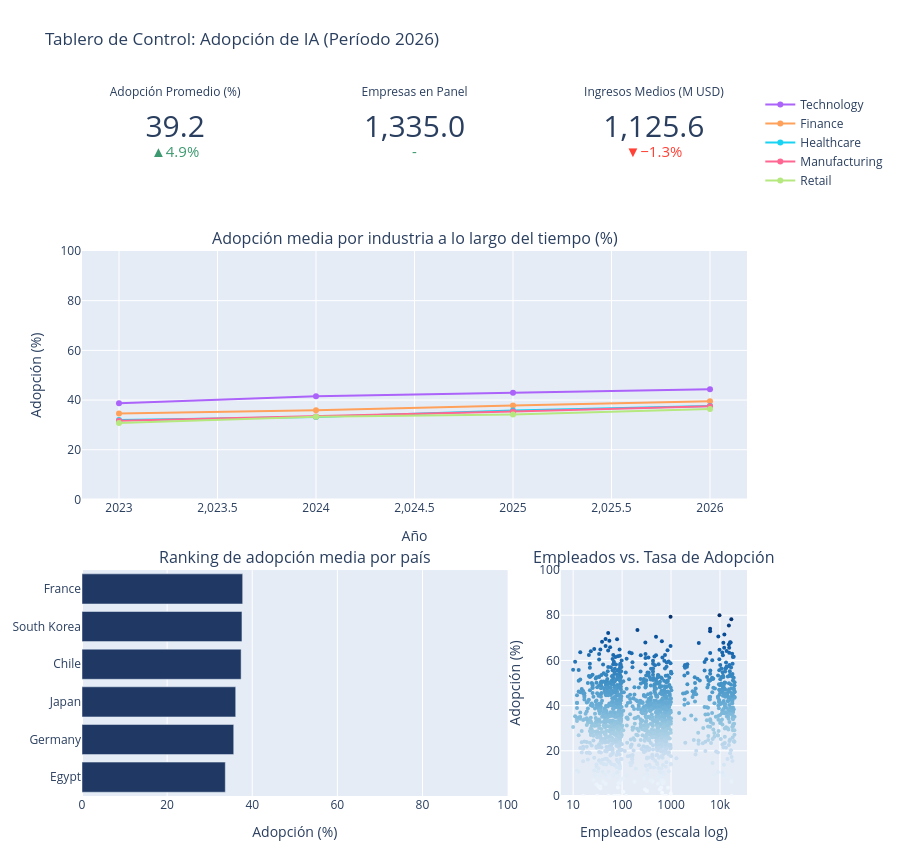

Notebook code for this chart:
### Markdown cell above
## 2. Tablero integrado en una pantalla

Estructura de tres niveles sin desplazamiento vertical:
1. **Fila 1 (Tarjetas):** adopción media, total de empresas e ingresos medios del último año junto con su variación interanual.
2. **Fila 2 (Tendencia):** evolución temporal por industria con ejes compartidos.
3. **Fila 3 (Cortes):** ranking por país con eje desde cero a la izquierda, y dispersión respecto al total de empleados a la derecha.

### Code cell
ultimo_anio = int(df_tablero['survey_year'].max())
actual = df_tablero[df_tablero['survey_year'] == ultimo_anio]
anterior = df_tablero[df_tablero['survey_year'] == ultimo_anio - 1]

# Asegurar que 'country' sea string para evitar problemas de categorías vacías
df_tablero['country'] = df_tablero['country'].astype(str)

kpis = {
    'Adopción Promedio (%)': (actual['ai_adoption_rate'].mean(), anterior['ai_adoption_rate'].mean()),
    'Empresas en Panel': (actual['company_id'].nunique(), anterior['company_id'].nunique()),
    'Ingresos Medios (M USD)': (actual['annual_revenue_usd_millions'].mean(), anterior['annual_revenue_usd_millions'].mean())
}

# Ranking por país
ranking_pais = (
    df_tablero.groupby('country')['ai_adoption_rate']
    .mean()
    .loc[paises_principales]
    .sort_values()
)

# Muestra para dispersión (evita sobrecarga del navegador)
muestra_disp = df_tablero.sample(n=min(1500, len(df_tablero)), random_state=1)

tablero = make_subplots(
    rows=3, cols=3,
    specs=[
        [{'type': 'indicator'}, {'type': 'indicator'}, {'type': 'indicator'}],
        [{'type': 'xy', 'colspan': 3}, None, None],
        [{'type': 'xy', 'colspan': 2}, None, {'type': 'xy'}]
    ],
    row_heights=[0.16, 0.44, 0.40],
    vertical_spacing=0.10,
    horizontal_spacing=0.08,
    subplot_titles=[
        '', '', '',
        'Adopción media por industria a lo largo del tiempo (%)',
        'Ranking de adopción media por país',
        'Empleados vs. Tasa de Adopción'
    ]
)

# 1. Fila de KPIs
for i, (nombre, (val_act, val_ant)) in enumerate(kpis.items(), start=1):
    tablero.add_trace(go.Indicator(
        mode='number+delta',
        value=val_act,
        title={'text': nombre, 'font': {'size': 12}},
        number={'valueformat': ',.1f', 'font': {'size': 30}},
        delta={'reference': val_ant, 'relative': True, 'valueformat': '.1%'}
    ), row=1, col=i)

# 2. Fila de evolución
for ind in industrias_principales:
    datos_ind = evolucion[evolucion['industry'] == ind]
    tablero.add_trace(go.Scatter(
        x=datos_ind['survey_year'],
        y=datos_ind['adopcion_media'],
        name=ind,
        mode='lines+markers',
        legendgroup='industria'
    ), row=2, col=1)

# 3. Fila inferior: Ranking horizontal por país
tablero.add_trace(go.Bar(
    x=ranking_pais.values,
    y=ranking_pais.index.tolist(),
    orientation='h',
    marker_color='#1F3864',
    showlegend=False
), row=3, col=1)

# 4. Fila inferior: Dispersión escala vs adopción
tablero.add_trace(go.Scatter(
    x=muestra_disp['num_employees'],
    y=muestra_disp['ai_adoption_rate'],
    mode='markers',
    marker=dict(size=4, color=muestra_disp['ai_adoption_rate'], colorscale='Blues'),
    showlegend=False,
    hovertemplate='Empleados: %{x:,}<br>Adopción: %{y:.1f}%<extra></extra>'
), row=3, col=3)

# Ajustes de ejes
tablero.update_xaxes(title_text='Año', row=2, col=1)
tablero.update_yaxes(title_text='Adopción (%)', range=[0, 100], row=2, col=1)
tablero.update_xaxes(title_text='Adopción (%)', range=[0, 100], row=3, col=1)
tablero.update_xaxes(title_text='Empleados (escala log)', type='log', row=3, col=3)
tablero.update_yaxes(title_text='Adopción (%)', range=[0, 100], row=3, col=3)

tablero.update_layout(
    height=850,
    title_text=f'Tablero de Control: Adopción de IA (Período {ultimo_anio})',
    margin=dict(t=90, b=40, l=60, r=60)
)
tablero.show()

### Figure 1 — Plotly figure (JSON) as saved in the notebook; plotly's stock layout.template omitted (floating-point values rounded to 4 significant figures; data arrays with more than 128 entries replaced by an {"elided": "..."} marker saying what was removed)
{"data": [{"delta": {"reference": 37.33, "relative": true, "valueformat": ".1%"}, "domain": {"x": [0, 0.28], "y": [0.872, 1]}, "mode": "number+delta", "number": {"font": {"size": 30}, "valueformat": ",.1f"}, "title": {"font": {"size": 12}, "text": "Adopción Promedio (%)"}, "type": "indicator", "value": 39.16}, {"delta": {"reference": 1335, "relative": true, "valueformat": ".1%"}, "domain": {"x": [0.36, 0.64], "y": [0.872, 1]}, "mode": "number+delta", "number": {"font": {"size": 30}, "valueformat": ",.1f"}, "title": {"font": {"size": 12}, "text": "Empresas en Panel"}, "type": "indicator", "value": 1335}, {"delta": {"reference": 1141.0, "relative": true, "valueformat": ".1%"}, "domain": {"x": [0.72, 1], "y": [0.872, 1]}, "mode": "number+delta", "number": {"font": {"size": 30}, "valueformat": ",.1f"}, "title": {"font": {"size": 12}, "text": "Ingresos Medios (M USD)"}, "type": "indicator", "value": 1126.0}, {"legendgroup": "industria", "mode": "lines+markers", "name": "Technology", "type": "scatter", "x": [2023, 2024, 2025, 2026], "xaxis": "x", "y": [38.71, 41.55, 42.95, 44.31], "yaxis": "y"}, {"legendgroup": "industria", "mode": "lines+markers", "name": "Finance", "type": "scatter", "x": [2023, 2024, 2025, 2026], "xaxis": "x", "y": [34.64, 35.93, 37.83, 39.56], "yaxis": "y"}, {"legendgroup": "industria", "mode": "lines+markers", "name": "Healthcare", "type": "scatter", "x": [2023, 2024, 2025, 2026], "xaxis": "x", "y": [31.99, 33.17, 35.83, 37.6], "yaxis": "y"}, {"legendgroup": "industria", "mode": "lines+markers", "name": "Manufacturing", "type": "scatter", "x": [2023, 2024, 2025, 2026], "xaxis": "x", "y": [31.68, 33.44, 35.37, 37.55], "yaxis": "y"}, {"legendgroup": "industria", "mode": "lines+markers", "name": "Retail", "type": "scatter", "x": [2023, 2024, 2025, 2026], "xaxis": "x", "y": [30.82, 33.27, 34.23, 36.42], "yaxis": "y"}, {"marker": {"color": "#1F3864"}, "orientation": "h", "showlegend": false, "type": "bar", "x": [33.67, 35.65, 36.12, 37.39, 37.58, 37.75], "xaxis": "x2", "y": ["Egypt", "Germany", "Japan", "Chile", "South Korea", "France"], "yaxis": "y2"}, {"hovertemplate": "Empleados: %{x:,}<br>Adopción: %{y:.1f}%<extra></extra>", "marker": {"color": {"elided": "1500 float values"}, "colorscale": [[0, "rgb(247,251,255)"], [0.125, "rgb(222,235,247)"], [0.25, "rgb(198,219,239)"], [0.375, "rgb(158,202,225)"], [0.5, "rgb(107,174,214)"], [0.625, "rgb(66,146,198)"], [0.75, "rgb(33,113,181)"], [0.875, "rgb(8,81,156)"], [1, "rgb(8,48,107)"]], "size": 4}, "mode": "markers", "showlegend": false, "type": "scatter", "x": {"elided": "1500 int values"}, "xaxis": "x3", "y": {"elided": "1500 float values"}, "yaxis": "y3"}], "layout": {"annotations": [{"font": {"size": 16}, "showarrow": false, "text": "Adopción media por industria a lo largo del tiempo (%)", "x": 0.5, "xanchor": "center", "xref": "paper", "y": 0.772, "yanchor": "bottom", "yref": "paper"}, {"font": {"size": 16}, "showarrow": false, "text": "Ranking de adopción media por país", "x": 0.32, "xanchor": "center", "xref": "paper", "y": 0.32, "yanchor": "bottom", "yref": "paper"}, {"font": {"size": 16}, "showarrow": false, "text": "Empleados vs. Tasa de Adopción", "x": 0.86, "xanchor": "center", "xref": "paper", "y": 0.32, "yanchor": "bottom", "yref": "paper"}], "height": 850, "margin": {"b": 40, "l": 60, "r": 60, "t": 90}, "title": {"text": "Tablero de Control: Adopción de IA (Período 2026)"}, "xaxis": {"anchor": "y", "domain": [0, 1], "title": {"text": "Año"}}, "xaxis2": {"anchor": "y2", "domain": [0, 0.64], "range": [0, 100], "title": {"text": "Adopción (%)"}}, "xaxis3": {"anchor": "y3", "domain": [0.72, 1], "title": {"text": "Empleados (escala log)"}, "type": "log"}, "yaxis": {"anchor": "x", "domain": [0.42, 0.772], "range": [0, 100], "title": {"text": "Adopción (%)"}}, "yaxis2": {"anchor": "x2", "domain": [0, 0.32]}, "yaxis3": {"anchor": "x3", "domain": [0, 0.32], "range": [0, 100], "title": {"text": "Adopción (%)"}}}}
